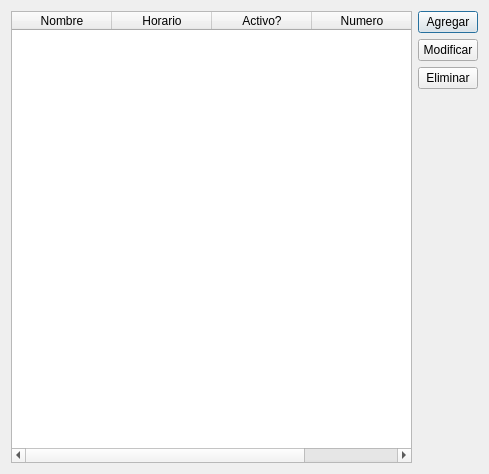
<?xml version="1.0" encoding="UTF-8"?>
<ui version="4.0">
 <class>Dialog</class>
 <widget class="QDialog" name="Dialog">
  <property name="geometry">
   <rect>
    <x>0</x>
    <y>0</y>
    <width>489</width>
    <height>474</height>
   </rect>
  </property>
  <property name="windowTitle">
   <string>Trabajadores</string>
  </property>
  <layout class="QGridLayout" name="gridLayout">
   <item row="0" column="0">
    <widget class="QTableWidget" name="tableWidget">
     <column>
      <property name="text">
       <string>Nombre</string>
      </property>
     </column>
     <column>
      <property name="text">
       <string>Horario</string>
      </property>
     </column>
     <column>
      <property name="text">
       <string>Activo?</string>
      </property>
     </column>
     <column>
      <property name="text">
       <string>Numero</string>
      </property>
     </column>
    </widget>
   </item>
   <item row="0" column="1">
    <layout class="QVBoxLayout" name="verticalLayout">
     <item>
      <widget class="QPushButton" name="botonAgregar">
       <property name="maximumSize">
        <size>
         <width>60</width>
         <height>16777215</height>
        </size>
       </property>
       <property name="text">
        <string>Agregar</string>
       </property>
      </widget>
     </item>
     <item>
      <widget class="QPushButton" name="botonModificar">
       <property name="maximumSize">
        <size>
         <width>60</width>
         <height>16777215</height>
        </size>
       </property>
       <property name="text">
        <string>Modificar</string>
       </property>
      </widget>
     </item>
     <item>
      <widget class="QPushButton" name="botonEliminar">
       <property name="maximumSize">
        <size>
         <width>60</width>
         <height>16777215</height>
        </size>
       </property>
       <property name="text">
        <string>Eliminar</string>
       </property>
      </widget>
     </item>
     <item>
      <spacer name="verticalSpacer">
       <property name="orientation">
        <enum>Qt::Vertical</enum>
       </property>
       <property name="sizeHint" stdset="0">
        <size>
         <width>20</width>
         <height>40</height>
        </size>
       </property>
      </spacer>
     </item>
    </layout>
   </item>
  </layout>
 </widget>
 <resources/>
 <connections/>
</ui>
